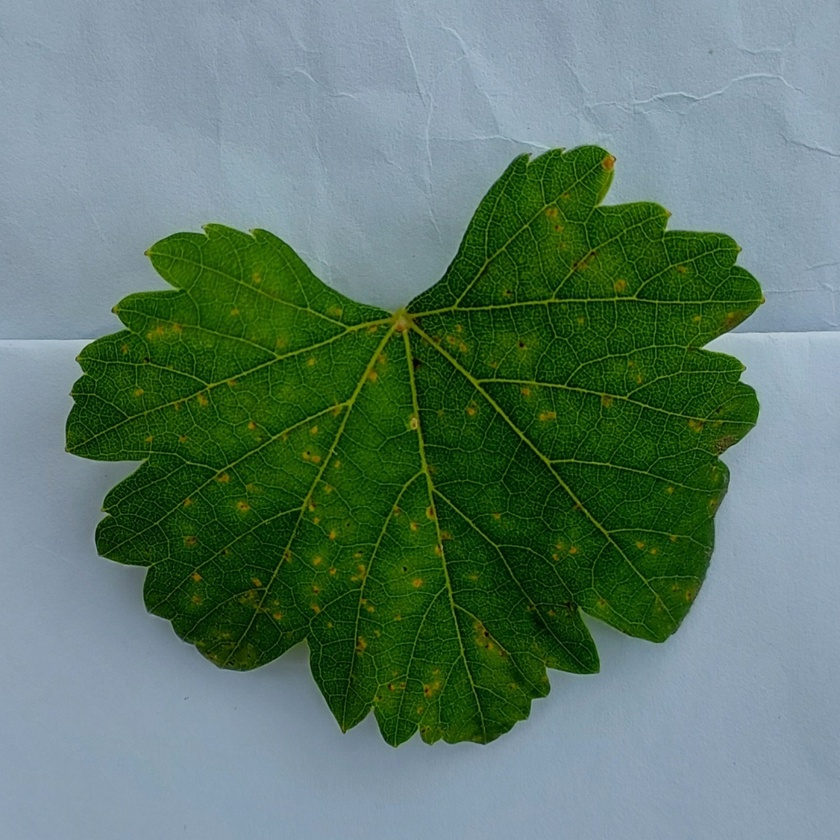
#> input picture skripsi_app_backend/Try Code/embun_bulu (12).jpg, 840 x 840 px, shrunk from 1080 x 1080 before the run
$ python histogram.py
#> lines starting #> are read from the running program, lines starting #| are printed output that depends on the picture
#> further down, image is the input picture: shape (840, 840, 3); mean B, G, R 108.4, 123.1, 95.1
import cv2
import numpy as np

def calculate_histogram(image, bins):
#> called with bins = 4
    hsv_image = cv2.cvtColor(image, cv2.COLOR_BGR2HSV)  # Konversi gambar ke ruang warna HSV
#> hsv_image: shape (840, 840, 3); mean H, S, V 82.4, 118.6, 132.1
    h, s, v = cv2.split(hsv_image)  # Pisahkan channel H, S, dan V
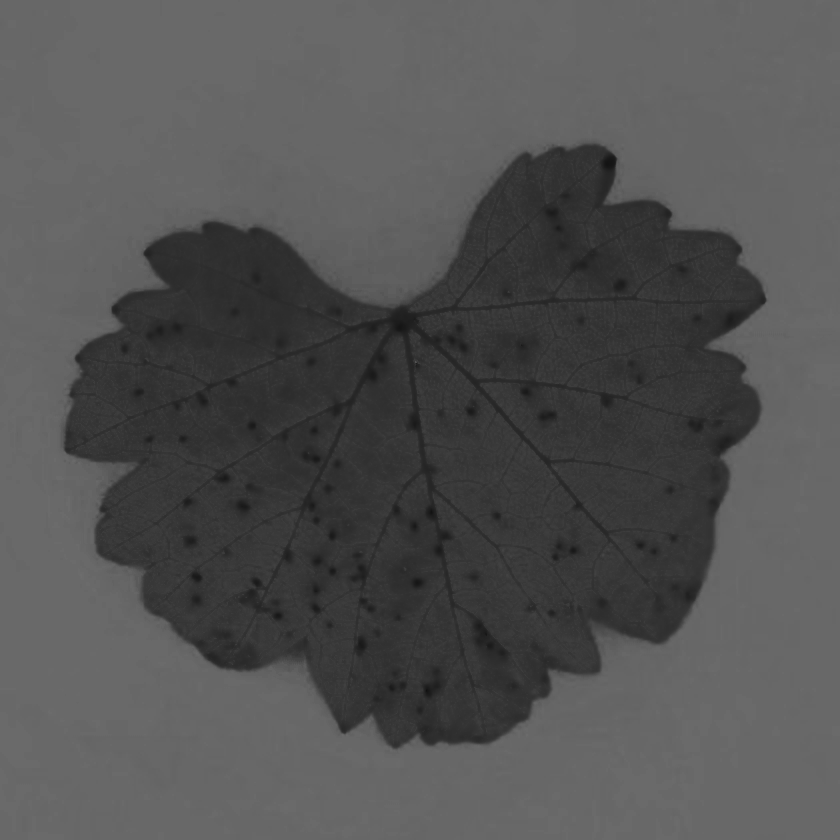
#> h: shape (840, 840); min 16, max 109, mean 82.4
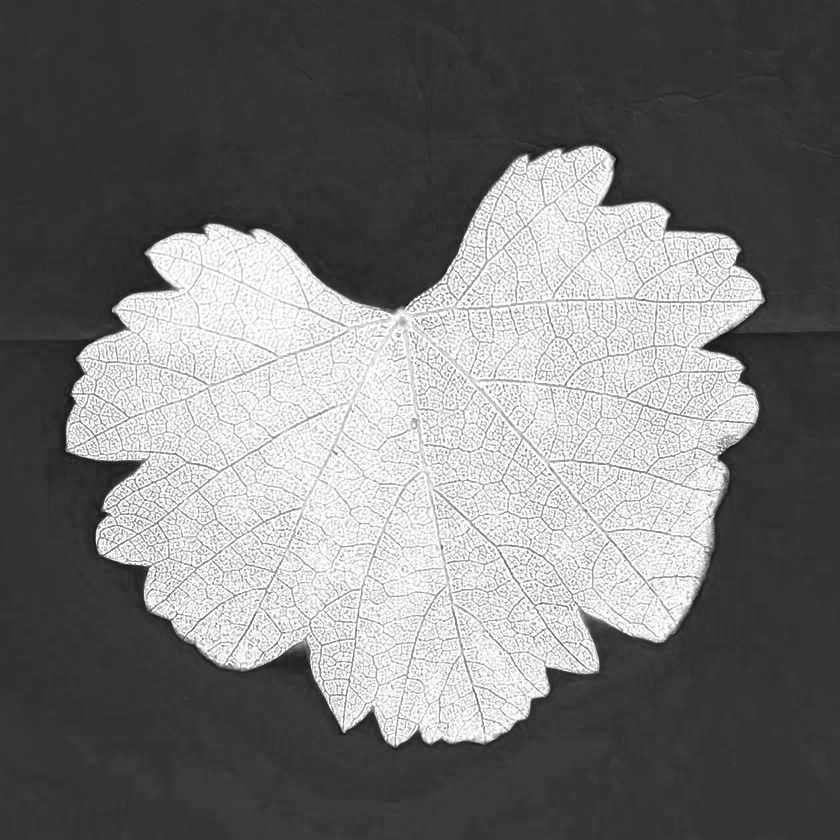
#> s: shape (840, 840); min 15, max 255, mean 118.6
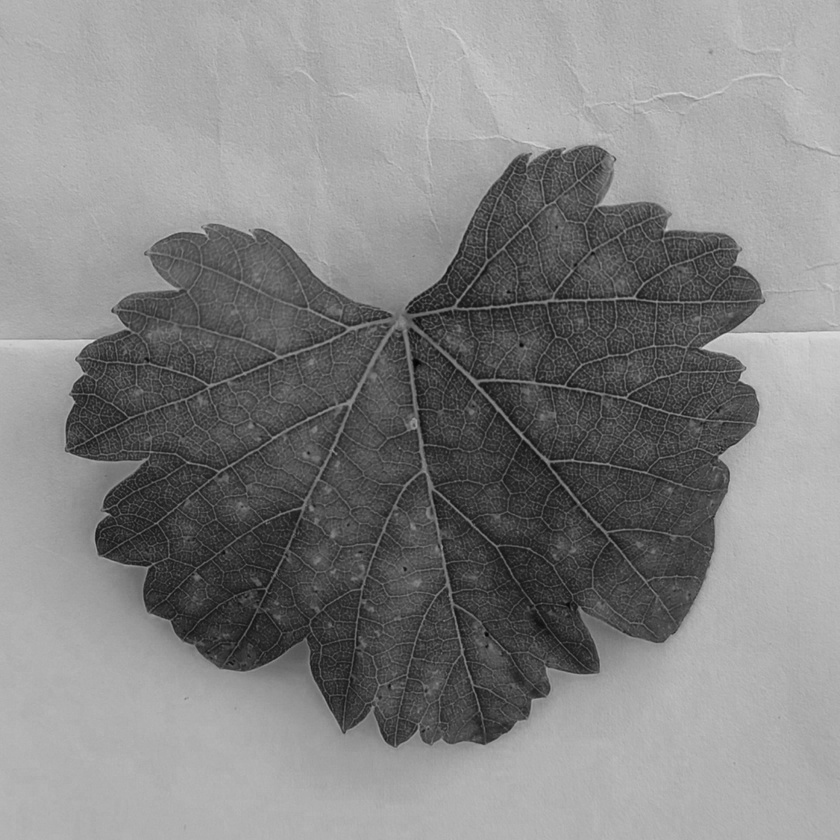
#> v: shape (840, 840); min 2, max 226, mean 132.1

    hist_h = cv2.calcHist([h], [0], None, [bins], [0, 256])  # Hitung histogram untuk channel H
#> hist_h = [277093, 428507, 0, 0]
    hist_s = cv2.calcHist([s], [0], None, [bins], [0, 256])  # Hitung histogram untuk channel S
#> hist_s = [427932, 4942, 43981, 228745]
    hist_v = cv2.calcHist([v], [0], None, [bins], [0, 256])  # Hitung histogram untuk channel V
#> hist_v = [110321, 168729, 419506, 7044]

    return hist_h, hist_s, hist_v

# Baca gambar
image = cv2.imread('../embun_bulu (12).jpg')

# Hitung histogram dengan ukuran bin 4
histogram_4 = calculate_histogram(image, 4)
#> histogram_4 = ([277093, 428507, 0, 0], [427932, 4942, 43981, 228745], [110321, 168729, 419506, 7044])
print("Histogram dengan bin 4:")
print("Channel H:", histogram_4[0])
#| Channel H: [[277093.]
#|  [428507.]
#|  [     0.]
#|  [     0.]]
print("Channel S:", histogram_4[1])
#| Channel S: [[427932.]
#|  [  4942.]
#|  [ 43981.]
#|  [228745.]]
print("Channel V:", histogram_4[2])
#| Channel V: [[110321.]
#|  [168729.]
#|  [419506.]
#|  [  7044.]]

# Hitung histogram dengan ukuran bin 8
histogram_8 = calculate_histogram(image, 8)
#> histogram_8 = ([1549, 275544, 19136, 409371, 0, 0, 0, 0], [430, 427502, 2580, 2362, 11252, 32729, 65032, 163713], [3735, 106586, 134108, 34621, 45524, 373982, 7036, 8])
print("Histogram dengan bin 8:")
print("Channel H:", histogram_8[0])
#| Channel H: [[  1549.]
#|  [275544.]
#|  [ 19136.]
#|  [409371.]
#|  [     0.]
#|  [     0.]
#|  [     0.]
#|  [     0.]]
print("Channel S:", histogram_8[1])
#| Channel S: [[   430.]
#|  [427502.]
#|  [  2580.]
#|  [  2362.]
#|  [ 11252.]
#|  [ 32729.]
#|  [ 65032.]
#|  [163713.]]
print("Channel V:", histogram_8[2])
#| Channel V: [[3.73500e+03]
#|  [1.06586e+05]
#|  [1.34108e+05]
#|  [3.46210e+04]
#|  [4.55240e+04]
#|  [3.73982e+05]
#|  [7.03600e+03]
#|  [8.00000e+00]]

# Hitung histogram dengan ukuran bin 16
histogram_16 = calculate_histogram(image, 16)
print("Histogram dengan bin 16:")
print("Channel H:", histogram_16[0])
#> (printed output is left out)
print("Channel S:", histogram_16[1])
#> (printed output is left out)
print("Channel V:", histogram_16[2])
#> (printed output is left out)
